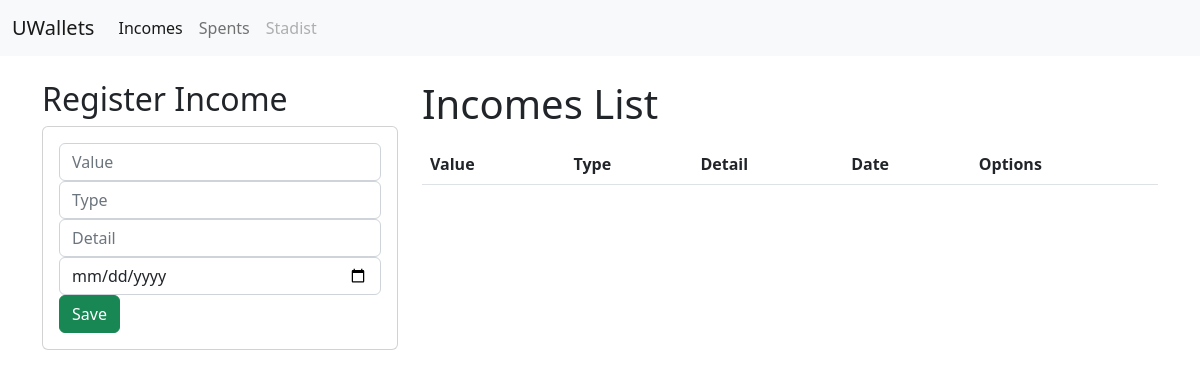
Page /income/ on the earlier database version.
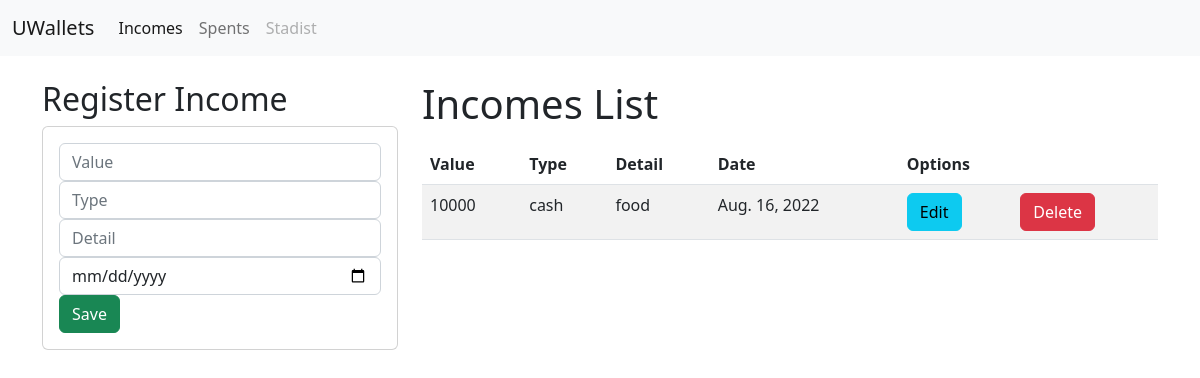
Same page on the later database version.
### wallet/models.py (models this page shows, shortened)
class Income (models.Model):
    value_income = models.IntegerField(default=0)
    type_income = models.CharField(default= "", max_length=200)
    detail_income = models.CharField(max_length=200)
    date_income = models.DateField('Income date.')

### wallet/views.py (the view)
# urls.py: path('income/', views.income_view, name = 'register_income'),
def income_view(request):
    incomes = Income.objects.all()
    return render(request, 'income/register_income.html', {'incomeslist': incomes})

### wallet/templates/income/register_income.html
{% extends "./base.html" %} {% block title %} INCOMES {% endblock %} {% block body %}
<div class="row">
    <div class="co-sm-12 col-md-6 col-lg-4 col-xl-4">
        <h2>Register Income</h2>
        <div class="card">
            <div class="card-body">
                <form action="/registerincomes/" method="POST">{% csrf_token %}
                    <div class="form-group">
                        <input type="int" name="intvalue_income" class="form-control" placeholder="Value" min="1" required>
                    </div>
                    <div class="form-group">
                        <input type="text" name="txttype_income" class="form-control" placeholder="Type" minlength="6" required>
                    </div>
                    <div class="form-group">
                        <input type="text" name="txtdetail_income" class="form-control" placeholder="Detail" minlength="6" required>
                    </div>
                    <div class="form-group">
                        <input type="date" name="datedate_income" class="form-control" required>
                    </div>
                    <div class="form-group">
                        <button type="submit" class="btn btn-success btn-block" text-white>Save</button>
                    </div>
                </form>
            </div>
        </div>
    </div>
    <div class="co-sm-12 col-md-6 col-lg-8 col-xl-8">
        <h1>Incomes List</h1>
        <div class="table-responsive py-2">
            <table class="table table-striped">
                <thead>
                    <tr>
                        <th>Value</th>
                        <th>Type</th>
                        <th>Detail</th>
                        <th>Date</th>
                        <th colspan="2">Options</th>
                    </tr>
                </thead>
                <tbody>
                    {% for c in incomeslist %}
                    <tr>
                        <td>{{c.value_income}}</td>
                        <td>{{c.type_income}}</td>
                        <td>{{c.detail_income}}</td>
                        <td>{{c.date_income}}</td>
                        <td> <a href="editincome/{{c.id}}" class="btn btn-info">Edit</a></td>
                        <td> <a href="deleteincome/{{c.id}}" class="btn btn-danger">Delete</a></td>
                    </tr>
                    {% endfor %}
                </tbody>
            </table>
        </div>
    </div>
</div>
{% endblock %}

Differences in the rows shown:
added Income: value_income "10000", type_income "cash", detail_income "food", date_income "Aug. 16, 2022"
